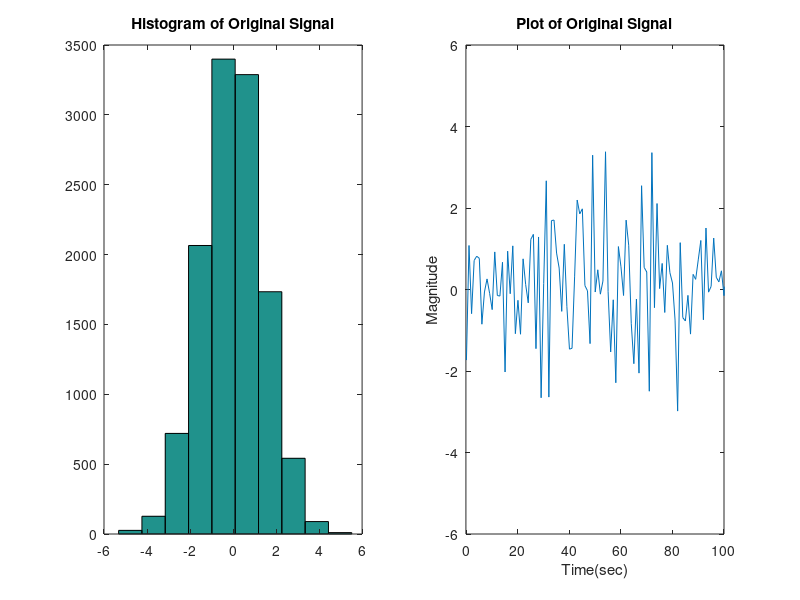
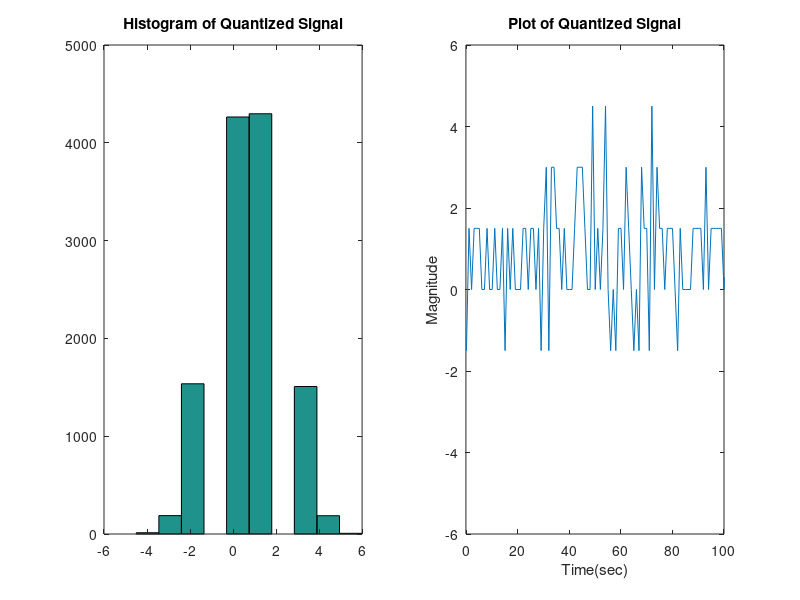
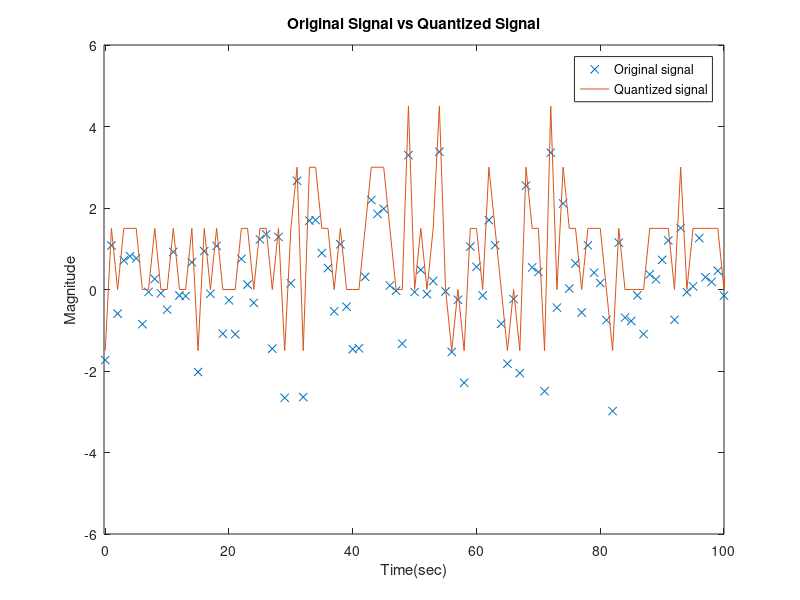

Reproduce these figures in MATLAB, in order.
rng(0,'twister'); %initialize the random number generator
a = sqrt(2); %variance
b = 0; %mean
y = a.*randn(12000,1) + b; %vector of 12000 random values drawn from a
t=0:12000-1; %time axis
t1=transpose(t) %for equalizing dimensions
subplot(1,2,1);
hist(y) %Histogram of original signal
title('Histogram of Original Signal')
subplot(1,2,2);
plot(t1,y) %Plot of original signal zoomed version
title('Plot of Original Signal')
xlabel('Time(sec)')
ylabel('Magnitude')
axis([-.2 100 -6 6]) % we specify the axis limits and zoomed the graph
figure
partition = [-6:1.5:5.5]; %create intervals
codebook = [-6:1.5:6]; %Assigning one entry for each interval
[index,quants] = quantiz(y,partition,codebook); % Quantize.
subplot(1,2,1)
hist(quants) %Histogram of quantized signal
title('Histogram of Quantized Signal')
subplot(1,2,2)
plot(t1,quants) %%Plot of quantized signal zoomed version
axis([-.2 100 -6 6])
title('Plot of Quantized Signal')
xlabel('Time(sec)')
ylabel('Magnitude')
figure
plot(t1,y,'x',t1,quants) %Original Signal vs Quantized Signal
legend('Original signal','Quantized signal');
title('Original Signal vs Quantized Signal')
xlabel('Time(sec)')
ylabel('Magnitude')
axis([-.2 100 -6 6])
%%%%%% "Error Section" %%%%%%%%%%
e = (y- transpose(quants)); % Error
error=abs(max(e))
%%%%%% "Chi Square Test" %%%%%%%%%%
[h,p,states] = chi2gof(y)